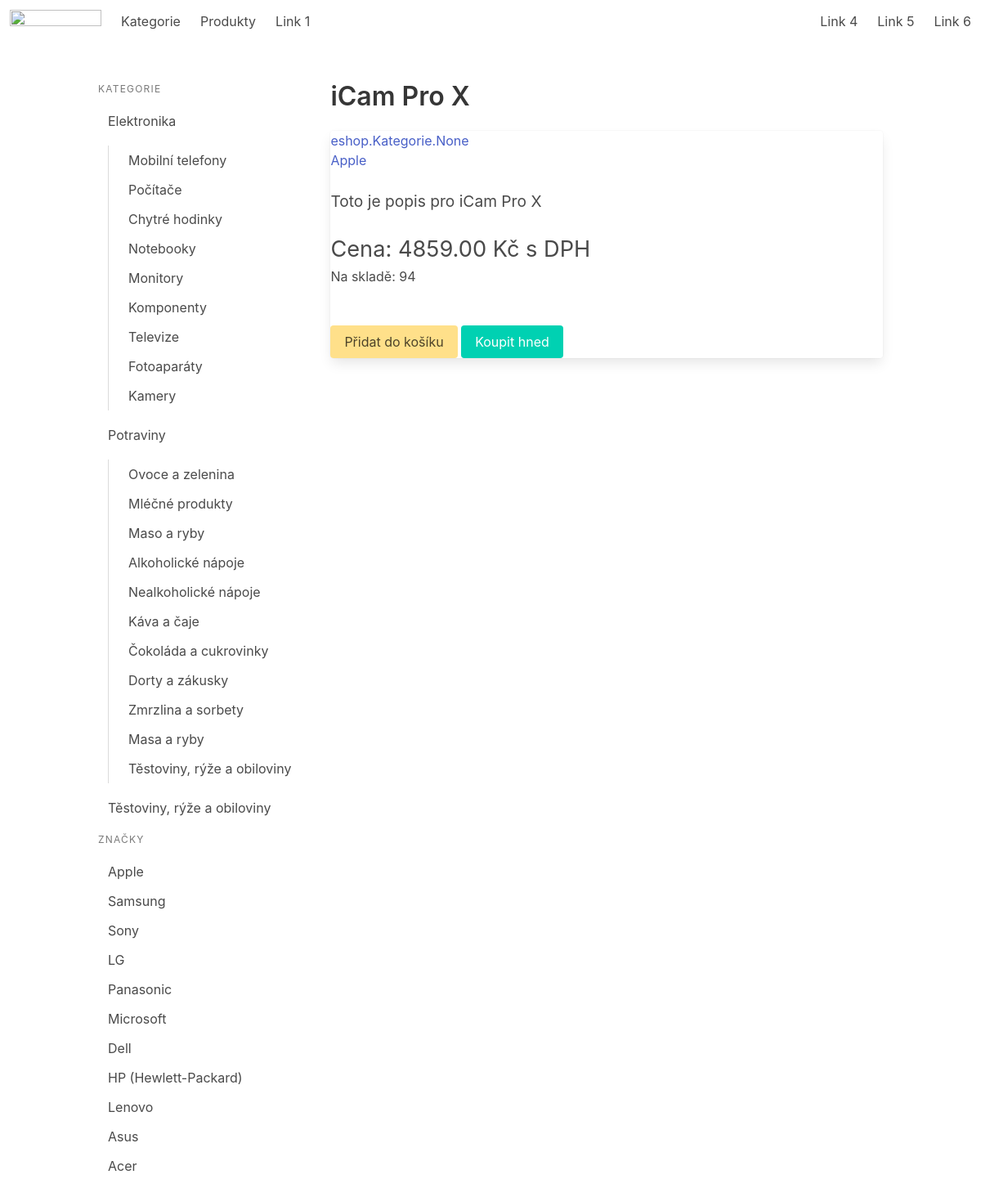
Screenshot of /p/icam-pro-x/1/ with the database file from the repository.
### eshop/models.py (models this page shows, shortened)
class SlugNazevModel(models.Model):
    nazev = models.CharField(max_length=100)
    slug = models.SlugField(max_length=100, blank=True)
    class Meta:
        abstract = True

class Kategorie(SlugNazevModel):
    nadkategorie = models.ForeignKey(
        'self',
        on_delete=models.PROTECT,
        blank=True,
        null=True,
        related_name='podkategorie',
    )
    def get_absolute_url(self):
        return reverse('eshop:kategorie_detail', kwargs={'slug': self.slug})

class Znacka(SlugNazevModel):
    logo = models.ImageField(blank=True)
    def get_absolute_url(self):
        return reverse('eshop:znacka_detail', kwargs={'slug': self.slug})

class Produkt(SlugNazevModel):
    popis = models.TextField(max_length=1000, blank=True)
    aktualni_cena = models.DecimalField(
        max_digits=10,
        decimal_places=2,
        blank=True,
        null=True,
    )
    znacka = models.ForeignKey(
        Znacka,
        on_delete=models.PROTECT,
        blank=True,
        null=True
    )
    kategorie = models.ManyToManyField(Kategorie, blank=True)
    mnozstvi = models.PositiveIntegerField(default=0)
    vlastnosti = models.JSONField(default=dict, blank=True)

### eshop/views.py (the view)
# urls.py: path('p/<slug:slug>/<int:pk>/', views.produkt_detail, name='produkt_detail'),
def produkt_detail(request, slug, pk):
    produkt = Produkt.objects.get(slug=slug, pk=pk)
    return render(request, 'eshop/produkt.html', context={'produkt': produkt})

### eshop/context_processor.py (called while the page is built)
def kategorie_context(request):
    kategorie = Kategorie.objects.select_related('nadkategorie')
    znacky = Znacka.objects.all()
    return {
        'KATEGORIE': kategorie,
        'ZNACKY': znacky,
    }

### eshop/templates/eshop/produkt.html
{% extends 'eshop/_layout.html' %}
{% block eshop_content %}
<h1 class="title">{{ produkt.nazev }}</h1>
<div class="card">
    <div>
        <a href="#">{{ produkt.kategorie }}</a>
    </div>
    <div>
        <a href="#">{{ produkt.znacka.nazev }}</a>
    </div>
    <br>
    <p style="font-size:1.2em;">{{ produkt.popis }}</p>
    <br>
    <span style="font-size: 1.7em; text-align: left">Cena: {{ produkt.aktualni_cena }} Kč s DPH</span>
    <p>Na skladě: {{ produkt.mnozstvi }}</p>
    <br><br>
    <button class="button is-full is-warning">Přidat do košíku</button>
    <button class="button is-full is-primary">Koupit hned</button>
</div>
{% endblock %}

### eshop/templates/eshop/_layout.html (shortened to what this page needs)
<!DOCTYPE html>
<html>
<head>
    <link rel="stylesheet" href="https://cdn.jsdelivr.net/npm/bulma@0.9.4/css/bulma.min.css">
</head>
<body>
{% include 'eshop/include/nav.html' %}
<section class="section">
    <div class="container">
        <div class="columns">
            <div class="column is-narrow">
                <aside class="menu">
                    <p class="menu-label">Kategorie</p>
                    <ul class="menu-list">
                        {% for KAT in KATEGORIE %}
                            {% if not KAT.nadkategorie %}
                                <li>
                                    <a {% if KAT == kategorie %}class="is-active"{% endif %} href="{{ KAT.get_absolute_url }}">{{ KAT.nazev }}</a>
                                    <ul>
                                        {% for PODKAT in KAT.podkategorie.all %}
                                            <li><a {% if PODKAT == kategorie %}class="is-active"{% endif %} href="{{ PODKAT.get_absolute_url }}">{{ PODKAT.nazev }}</a></li>
                                        {% endfor %}
                                    </ul>
                                </li>
                            {% endif %}
                        {% endfor %}
                    </ul>
                    <p class="menu-label">Značky</p>
                    <ul class="menu-list">
                        {% for ZNACKA in ZNACKY %}
                            <li><a href="{{ ZNACKA.get_absolute_url }}">{{ ZNACKA.nazev }}</a></li>
                        {% endfor %}
                    </ul>
                </aside>
            </div>
            <div class="column">
                {% block eshop_content %}
                {% endblock %}
            </div>
        </div>
    </div>
</section>
</body>
</html>

### rows the page displays
Kategorie: nazev "Elektronika"
Kategorie: nazev "Mobilní telefony"
Kategorie: nazev "Počítače"
Kategorie: nazev "Chytré hodinky"
Kategorie: nazev "Notebooky"
Kategorie: nazev "Monitory"
Kategorie: nazev "Komponenty"
Kategorie: nazev "Televize"
Kategorie: nazev "Fotoaparáty"
Kategorie: nazev "Kamery"
Kategorie: nazev "Potraviny"
Kategorie: nazev "Ovoce a zelenina"
Kategorie: nazev "Mléčné produkty"
Kategorie: nazev "Maso a ryby"
Kategorie: nazev "Alkoholické nápoje"
Kategorie: nazev "Nealkoholické nápoje"
Kategorie: nazev "Káva a čaje"
Kategorie: nazev "Čokoláda a cukrovinky"
Kategorie: nazev "Dorty a zákusky"
Kategorie: nazev "Zmrzlina a sorbety"
Kategorie: nazev "Masa a ryby"
Kategorie: nazev "Těstoviny, rýže a obiloviny"
Kategorie: nazev "Těstoviny, rýže a obiloviny"
Znacka: nazev "Apple"
Znacka: nazev "Samsung"
Znacka: nazev "Sony"
Znacka: nazev "LG"
Znacka: nazev "Panasonic"
Znacka: nazev "Microsoft"
Znacka: nazev "Dell"
Znacka: nazev "HP (Hewlett-Packard)"
Znacka: nazev "Lenovo"
Znacka: nazev "Asus"
Znacka: nazev "Acer"
Produkt: nazev "iCam Pro X", kategorie "eshop.Kategorie.None", znacka.nazev "Apple", popis "Toto je popis pro iCam Pro X", aktualni_cena "4859.00", mnozstvi "94"
